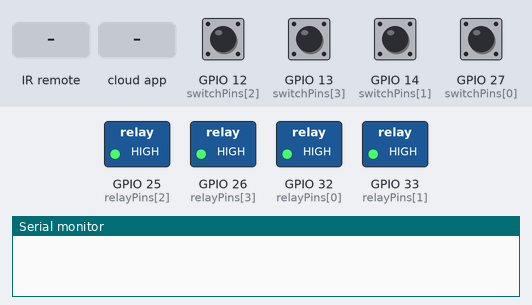
Recording of a sketch running on a simulated ESP32. Shown: switched loads named in the sketch (green lamp = pin HIGH), the last lines printed to the serial monitor. Inputs (shaded band) come from the test bench; at power-on: GPIO 12 (switchPins[2]), GPIO 13 (switchPins[3]), GPIO 14 (switchPins[1]), GPIO 27 (switchPins[0]) HIGH. WiFi joins after 1.5 s; servers stay silent unless stated; not simulated (calls return 0 or success): secrets.h.

Above: at 2.7 s.
2.8 s: GPIO 12 (switchPins[2]) pulled LOW for 0.15 s
At 2.87 s:
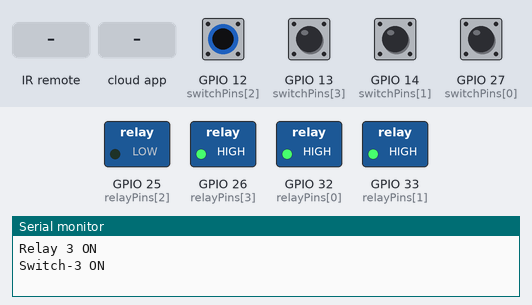
4.4 s: infrared code 0xF30CFF00 received
At 5.3 s:
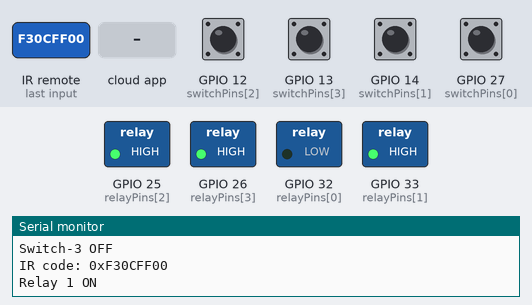
5.9 s: GPIO 13 (switchPins[3]) pulled LOW for 0.15 s
At 5.97 s:
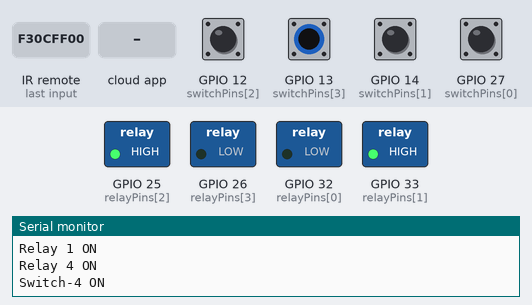
7.5 s: GPIO 14 (switchPins[1]) pulled LOW for 0.15 s
At 7.57 s:
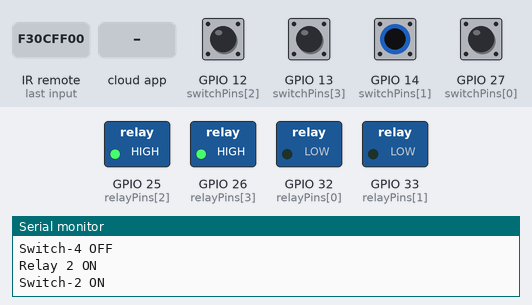
9.1 s: infrared code 0xA15EFF00 received
At 10.1 s:
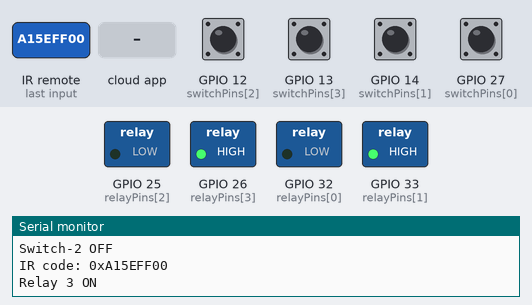
10.6 s: the phone or cloud app sets lamp to 1
At 11.2 s:
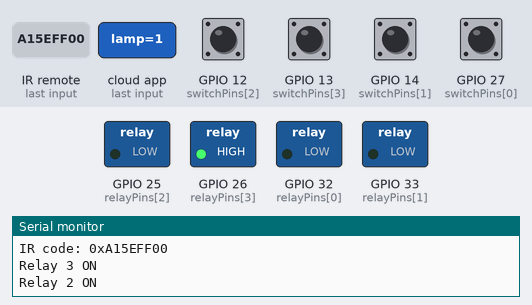
Timing chart, 0 to 13.1 s (numbered marks = the images above; inputs shaded):
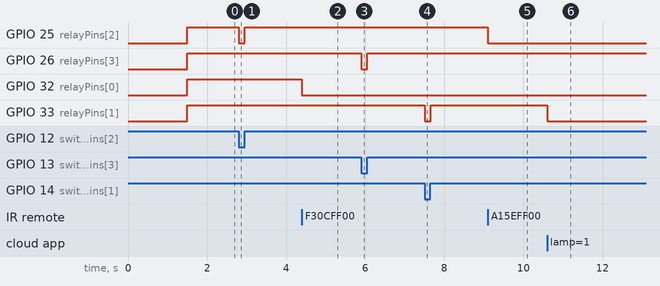

Measured:
- after the input at 2.8 s, GPIO 25 (relayPins[2]): HIGH → LOW at once, → HIGH 0.15 s later
- after the input at 4.4 s, GPIO 32 (relayPins[0]): HIGH → LOW at once
- after the input at 5.9 s, GPIO 26 (relayPins[3]): HIGH → LOW at once, → HIGH 0.15 s later
- after the input at 7.5 s, GPIO 33 (relayPins[1]): HIGH → LOW at once, → HIGH 0.15 s later
- after the input at 9.1 s, GPIO 25 (relayPins[2]): HIGH → LOW at once
- after the input at 10.6 s, GPIO 33 (relayPins[1]): HIGH → LOW at once

The sketch:

home-automation-with-google-assistant.ino
```cpp
/*
  Sketch generated by the Arduino IoT Cloud Thing "Home automation"
  https://create.arduino.cc/cloud/things/71167c8d-9854-4e21-aef8-3ed1fe25c04e

  Arduino IoT Cloud Variables description

  The following variables are automatically generated and updated when changes are made to the Thing

  CloudLight bathroom_light;
  CloudLight bedroom_light;
  CloudLight lamp;
  CloudSwitch fan;

  Variables which are marked as READ/WRITE in the Cloud Thing will also have functions
  which are called when their values are changed from the Dashboard.
  These functions are generated with the Thing and added at the end of this sketch.
*/
#include "secrets.h"
#include "thingProperties.h"
#include <IRremote.hpp>

#define IR_RECEIVE_PIN 35  // GPIO35
#define ENABLE_LED_FEEDBACK true
// Pin Definitions
const int relayPins[]     = {32, 33, 25, 26};    // Relay GPIOs
const int switchPins[]    = {27, 14, 12, 13}; // Switch GPIOs

// Relay State Memory
int relayStates[]         = {0, 0, 0, 0};
bool switchStates[]       = {LOW, LOW, LOW, LOW};

/***********************************
 *       RELAY CONTROL
 ***********************************/
void updateRelay(int index, bool state) {
  digitalWrite(relayPins[index], state ? LOW : HIGH);  // LOW to turn ON
  relayStates[index] = state;
  Serial.printf("Relay %d %s\n", index + 1, state ? "ON" : "OFF");
}

/***********************************
 *       MANUAL SWITCH HANDLER
 ***********************************/
void manualControl() {
  for (int i = 0; i < 4; i++) {
    bool currentState = digitalRead(switchPins[i]) == LOW;
    if (currentState && !switchStates[i]) {
      updateRelay(i, true);
      switchStates[i] = true;
      setCloudLight(i, true);
      Serial.printf("Switch-%d ON\n", i + 1);
    } else if (!currentState && switchStates[i]) {
      updateRelay(i, false);
      switchStates[i] = false;
      setCloudLight(i, false);
      Serial.printf("Switch-%d OFF\n", i + 1);
    }
  }
}

/***********************************
 *       IR REMOTE HANDLER
 ***********************************/
void ir_remote_control() {
    if (IrReceiver.decode()) {
      Serial.print("IR code: 0x");
      Serial.println(IrReceiver.decodedIRData.decodedRawData, HEX);
      switch (IrReceiver.decodedIRData.decodedRawData) {
          case 0xF30CFF00: updateRelay(0, !relayStates[0]); setCloudLight(0, relayStates[0]); break; // "1"
          case 0xE718FF00: updateRelay(1, !relayStates[1]); setCloudLight(1, relayStates[1]); break; // "2"
          case 0xA15EFF00: updateRelay(2, !relayStates[2]); setCloudLight(2, relayStates[2]); break; // "3"
          case 0xF708FF00: updateRelay(3, !relayStates[3]); setCloudLight(3, relayStates[3]); break; // "4"
          default: break;
      }
      IrReceiver.resume(); // Enable receiving of the next value
  }
}

/***********************************
 *       SET CLOUD LIGHT VALUES
 ***********************************/
void setCloudLight(int index, bool state) {
  switch (index) {
    case 0: bedroom_light = state; break;
    case 1: lamp = state; break;
    case 2: fan = state; break;
    case 3: bathroom_light = state; break;
  }
}

/***********************************
 *       CONNECTION EVENTS
 ***********************************/
void doThisOnConnect() {
  Serial.println("Connected to Arduino IoT Cloud");
}
void doThisOnSync() {
  Serial.println("Properties synchronized");
}
void doThisOnDisconnect() {
  Serial.println("Disconnected from Arduino IoT Cloud");
}

/***********************************
 *       SETUP FUNCTION
 ***********************************/
void setup() {
  Serial.begin(9600);
  delay(1500);

  initProperties();

  ArduinoCloud.begin(ArduinoIoTPreferredConnection);
  ArduinoCloud.addCallback(ArduinoIoTCloudEvent::CONNECT, doThisOnConnect);
  ArduinoCloud.addCallback(ArduinoIoTCloudEvent::SYNC, doThisOnSync);
  ArduinoCloud.addCallback(ArduinoIoTCloudEvent::DISCONNECT, doThisOnDisconnect);
  setDebugMessageLevel(2);
  ArduinoCloud.printDebugInfo();

  for (int i = 0; i < 4; i++) {
    pinMode(relayPins[i], OUTPUT);
    pinMode(switchPins[i], INPUT_PULLUP);
    digitalWrite(relayPins[i], HIGH); // OFF by default
  }

  IrReceiver.begin(IR_RECEIVE_PIN, ENABLE_LED_FEEDBACK); // Start the receiver
}

/***********************************
 *       LOOP FUNCTION
 ***********************************/
void loop() {
  ArduinoCloud.update();
  manualControl();
  ir_remote_control();
}

/***********************************
 *       CLOUD -> RELAY CALLBACKS
 ***********************************/
/*
  Since BedroomLight is READ_WRITE variable, onBedroomLightChange() is
  executed every time a new value is received from IoT Cloud.
*/
void onBedroomLightChange()  {
  // Add your code here to act upon BedroomLight change
  updateRelay(0, bedroom_light);
}

/*
  Since Lamp is READ_WRITE variable, onLampChange() is
  executed every time a new value is received from IoT Cloud.
*/
void onLampChange()  {
  // Add your code here to act upon Lamp change
  updateRelay(1, lamp);
}

/*
  Since Fan is READ_WRITE variable, onFanChange() is
  executed every time a new value is received from IoT Cloud.
*/
void onFanChange()  {
  // Add your code here to act upon Fan change
  updateRelay(3, fan);
}

/*
  Since BathroomLight is READ_WRITE variable, onBathroomLightChange() is
  executed every time a new value is received from IoT Cloud.
*/
void onBathroomLightChange()  {
  // Add your code here to act upon BathroomLight change
  updateRelay(2, bathroom_light);
}
```

thingProperties.h
```cpp
// Code generated by Arduino IoT Cloud, DO NOT EDIT.

#include <ArduinoIoTCloud.h>
#include <Arduino_ConnectionHandler.h>

const char DEVICE_LOGIN_NAME[]  = "6437c089-1ab1-468c-a368-63b2db6ac208";

const char SSID[]               = SECRET_SSID;    // Network SSID (name)
const char PASS[]               = SECRET_OPTIONAL_PASS;    // Network password (use for WPA, or use as key for WEP)
const char DEVICE_KEY[]  = SECRET_DEVICE_KEY;    // Secret device password

void onBathroomLightChange();
void onBedroomLightChange();
void onLampChange();
void onFanChange();

CloudLight bathroom_light;
CloudLight bedroom_light;
CloudLight lamp;
CloudSwitch fan;

void initProperties(){

  ArduinoCloud.setBoardId(DEVICE_LOGIN_NAME);
  ArduinoCloud.setSecretDeviceKey(DEVICE_KEY);
  ArduinoCloud.addProperty(bathroom_light, READWRITE, ON_CHANGE, onBathroomLightChange);
  ArduinoCloud.addProperty(bedroom_light, READWRITE, ON_CHANGE, onBedroomLightChange);
  ArduinoCloud.addProperty(lamp, READWRITE, ON_CHANGE, onLampChange);
  ArduinoCloud.addProperty(fan, READWRITE, ON_CHANGE, onFanChange);

}

WiFiConnectionHandler ArduinoIoTPreferredConnection(SSID, PASS);
```
